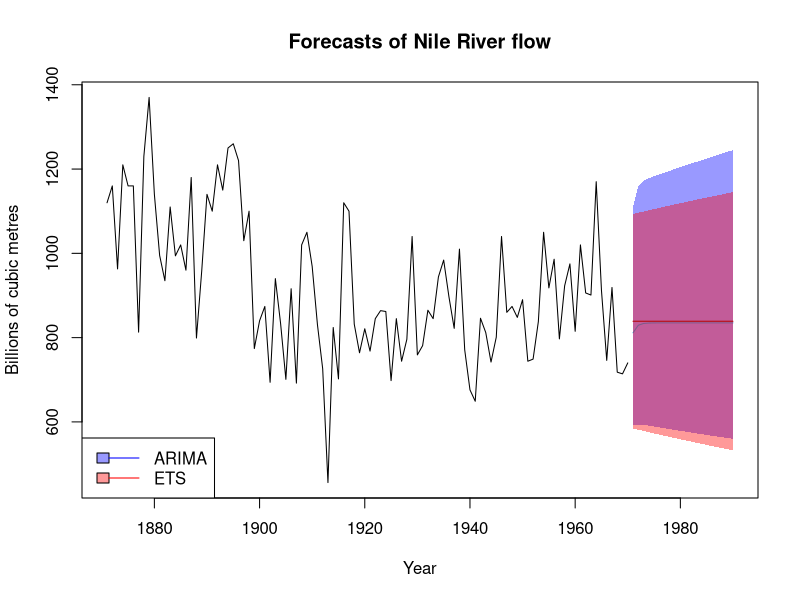

The R script that drew this image:
## ---- chunk 1
library(forecast)

f1 <- forecast(auto.arima(Nile, lambda = 0), h = 20, level = 95)
f2 <- forecast(ets(Nile), h = 20, level = 95)

plot(f1,
  shadecol = rgb(0, 0, 1, .4), flwd = 1,
  main = "Forecasts of Nile River flow",
  xlab = "Year", ylab = "Billions of cubic metres"
)
polygon(c(time(f2$mean), rev(time(f2$mean))),
  c(f2$lower, rev(f2$upper)),
  col = rgb(1, 0, 0, .4),
  border = FALSE
)
lines(f2$mean, col = rgb(.7, 0, 0))
legend("bottomleft",
  fill = c(rgb(0, 0, 1, .4), rgb(1, 0, 0, .4)),
  col = c("blue", "red"), lty = 1,
  legend = c("ARIMA", "ETS")
)
